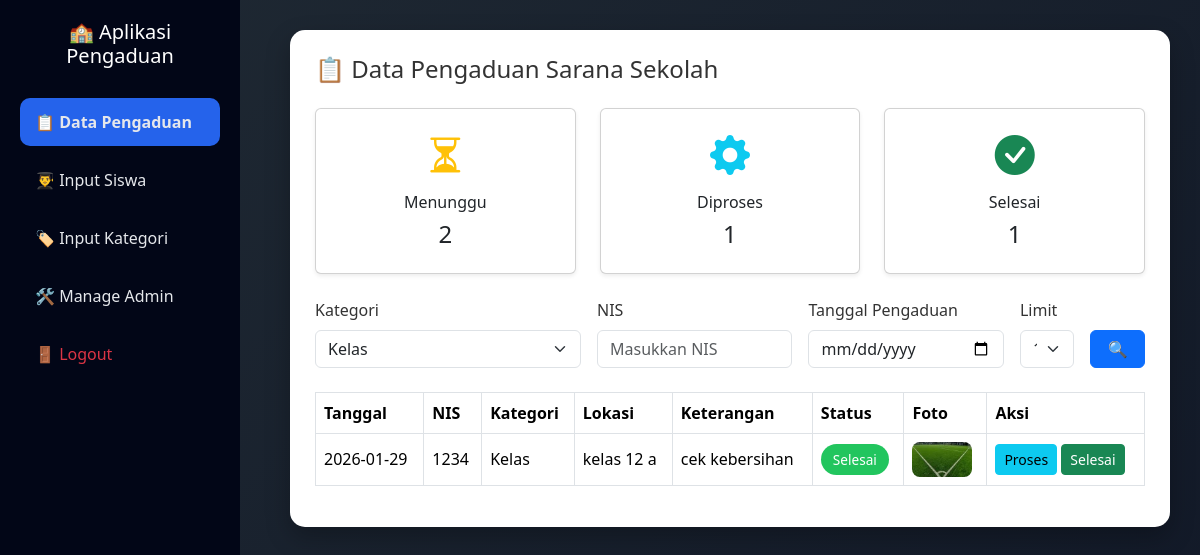
The page /dashboard_admin.php?kategori=1 on the database its author committed.
### tables this page shows
CREATE TABLE `input_aspirasi` (
  `id_pelaporan` int NOT NULL,
  `nis` int DEFAULT NULL,
  `tgl_pengaduan` date DEFAULT NULL,
  `id_kategori` int DEFAULT NULL,
  `lokasi` varchar(50) DEFAULT NULL,
  `ket` varchar(100) DEFAULT NULL,
  `foto` varchar(100) DEFAULT NULL,
  `status` enum('Menunggu','Proses','Selesai') DEFAULT 'Menunggu',
  `feedback` text
);

CREATE TABLE `kategori` (
  `id_kategori` int NOT NULL,
  `ket_kategori` varchar(30) DEFAULT NULL
);

### dashboard_admin.php (the view, shortened to what this page needs)
<?php
include 'config/koneksi.php';
$qStatus = mysqli_query($conn, "
    SELECT status, COUNT(*) AS total
    FROM input_aspirasi
    GROUP BY status
");
$jumlah = [
    'Menunggu' => 0,
    'Proses'   => 0,
    'Selesai'  => 0
];
while($s = mysqli_fetch_assoc($qStatus)){
    $jumlah[$s['status']] = $s['total'];
}
$filter_kategori = $_GET['kategori'] ?? '';
$filter_nis      = $_GET['nis'] ?? '';
$filter_tgl      = $_GET['tgl'] ?? '';
$limit = isset($_GET['limit']) ? (int)$_GET['limit'] : 10;
$limit = in_array($limit, [0,5,10,25,50]) ? $limit : 10;
$page = isset($_GET['page']) ? (int)$_GET['page'] : 1;
$page = ($page < 1) ? 1 : $page;
$offset = ($page - 1) * $limit;
?>
<!doctype html>
<html lang="id">
<head>
<link href="https://cdn.jsdelivr.net/npm/bootstrap@5.3.2/dist/css/bootstrap.min.css" rel="stylesheet">
<link rel="stylesheet" href="https://cdn.jsdelivr.net/npm/bootstrap-icons@1.11.1/font/bootstrap-icons.css">
</head>
<body>
<div class="sidebar">
    <h5>🏫 Aplikasi Pengaduan</h5>
    <a href="dashboard_admin.php" class="active">📋 Data Pengaduan</a>
    <a href="input_siswa.php">👨‍🎓 Input Siswa</a>
    <a href="input_kategori.php">🏷️ Input Kategori</a>
    <a href="manage_admin.php">🛠️ Manage Admin</a>
    <a href="logout.php" class="text-danger">🚪 Logout</a>
</div>
<div class="content">
<div class="card-custom">
<h4 class="mb-4">📋 Data Pengaduan Sarana Sekolah</h4>
<div class="row mb-4">
    <div class="col-md-4">
        <div class="card text-center shadow-sm">
            <div class="card-body">
                <i class="bi bi-hourglass-split fs-1 text-warning"></i>
                <h6 class="mt-2">Menunggu</h6>
                <h4><?= $jumlah['Menunggu']; ?></h4>
            </div>
        </div>
    </div>
    <div class="col-md-4">
        <div class="card text-center shadow-sm">
            <div class="card-body">
                <i class="bi bi-gear-fill fs-1 text-info"></i>
                <h6 class="mt-2">Diproses</h6>
                <h4><?= $jumlah['Proses']; ?></h4>
            </div>
        </div>
    </div>
    <div class="col-md-4">
        <div class="card text-center shadow-sm">
            <div class="card-body">
                <i class="bi bi-check-circle-fill fs-1 text-success"></i>
                <h6 class="mt-2">Selesai</h6>
                <h4><?= $jumlah['Selesai']; ?></h4>
            </div>
        </div>
    </div>
</div>
<form method="GET" class="row g-3 mb-4">
    <div class="col-md-4">
        <label class="form-label">Kategori</label>
        <select name="kategori" class="form-select">
            <?php
            $kat = mysqli_query($conn, "SELECT * FROM kategori");
            while($k = mysqli_fetch_array($kat)){
                $sel = ($filter_kategori == $k['id_kategori']) ? 'selected' : '';
                echo "<option value='$k[id_kategori]' $sel>$k[ket_kategori]</option>";
            }
            ?>
        </select>
    </div>
    <div class="col-md-3">
        <label class="form-label">NIS</label>
        <input type="text" name="nis" class="form-control"
               value="<?= $filter_nis ?>" placeholder="Masukkan NIS">
    </div>
    <div class="col-md-3">
        <label class="form-label">Tanggal Pengaduan</label>
        <input type="date" name="tgl" class="form-control"
               value="<?= $filter_tgl ?>">
    </div>
    <div class="col-md-1">
        <label class="form-label">Limit</label>
    <select name="limit" class="form-select" onchange="this.form.submit()">
    <?php foreach([5,10,25,50] as $l): ?>
        <option value="<?= $l ?>" <?= ($limit==$l)?'selected':'' ?>>
            <?= $l ?>
        </option>
    <?php endforeach; ?>
    </select>
    </div>
    <div class="col-md-1 d-flex align-items-end">
        <button type="submit" class="btn btn-primary w-100">🔍</button>
    </div>
</form>
<div class="table-responsive">
<table class="table table-bordered table-hover align-middle">
<thead>
<tr>
    <th>Tanggal</th>
    <th>NIS</th>
    <th>Kategori</th>
    <th>Lokasi</th>
    <th>Keterangan</th>
    <th>Status</th>
    <th>Foto</th>
    <th>Aksi</th>
</tr>
</thead>
<tbody>
<?php
$sql = "SELECT a.*, k.ket_kategori
        FROM input_aspirasi a
        LEFT JOIN kategori k ON a.id_kategori = k.id_kategori
        WHERE 1=1";
if($filter_kategori != ''){
    $sql .= " AND a.id_kategori = '$filter_kategori'";
}
$sql .= " ORDER BY a.id_pelaporan DESC";
if($limit != 0){
    $sql .= " LIMIT $limit OFFSET $offset";
}
$q = mysqli_query($conn, $sql);
while($d = mysqli_fetch_assoc($q)){
?>
<tr>
    <td><?= $d['tgl_pengaduan'] ?></td>
    <td><?= $d['nis'] ?></td>
    <td><?= $d['ket_kategori'] ?></td>
    <td><?= $d['lokasi'] ?></td>
    <td><?= $d['ket'] ?></td>
    <td><span class="badge-status status-<?= $d['status'] ?>"><?= $d['status'] ?></span></td>
    <td><img src="uploads/<?= $d['foto'] ?>" width="60"></td>
    <td>
        <a class="btn btn-info btn-sm" href="update_status.php?id=<?= $d['id_pelaporan'] ?>&s=Proses">Proses</a>
        <a class="btn btn-success btn-sm" href="update_status.php?id=<?= $d['id_pelaporan'] ?>&s=Selesai">Selesai</a>
    </td>
</tr>
<?php } ?>
</tbody>
</table>
</div>
</div>
</div>
</body>
</html>

### dashboard_admin.php (style rules this page uses)
body { background: linear-gradient(135deg, #1f2933, #111827); min-height: 100vh; font-family: 'Segoe UI', sans-serif; color: #fff; }
.sidebar { width: 240px; background: #020617; min-height: 100vh; position: fixed; padding: 20px; }
.sidebar h5 { text-align: center; margin-bottom: 30px; }
.sidebar a { display: block; padding: 12px 15px; color: #e5e7eb; text-decoration: none; border-radius: 10px; margin-bottom: 10px; }
.sidebar a.active { background: #2563eb; font-weight: 600; }
.content { margin-left: 260px; padding: 30px; }
.card-custom { background: #ffffff; color: #333; border-radius: 15px; padding: 25px; box-shadow: 0 10px 25px rgba(0,0,0,.25); }
thead { background: #1e40af; color: #fff; }
.badge-status { padding: 6px 12px; border-radius: 20px; font-size: 0.85rem; }
.status-Selesai { background: #22c55e; color:#fff; }
table img { border-radius: 8px; }

### rows shown on the page
input_aspirasi: tgl_pengaduan "2026-01-29", nis "1234", id_kategori.ket_kategori "Kelas", lokasi "kelas 12 a", ket "cek kebersihan", status "Selesai", foto (picture)

### other values the page prints
$jumlah['Menunggu'] "2"
$jumlah['Proses'] "1"
$jumlah['Selesai'] "1"
form field kategori "Kelas"
form field limit "10"
